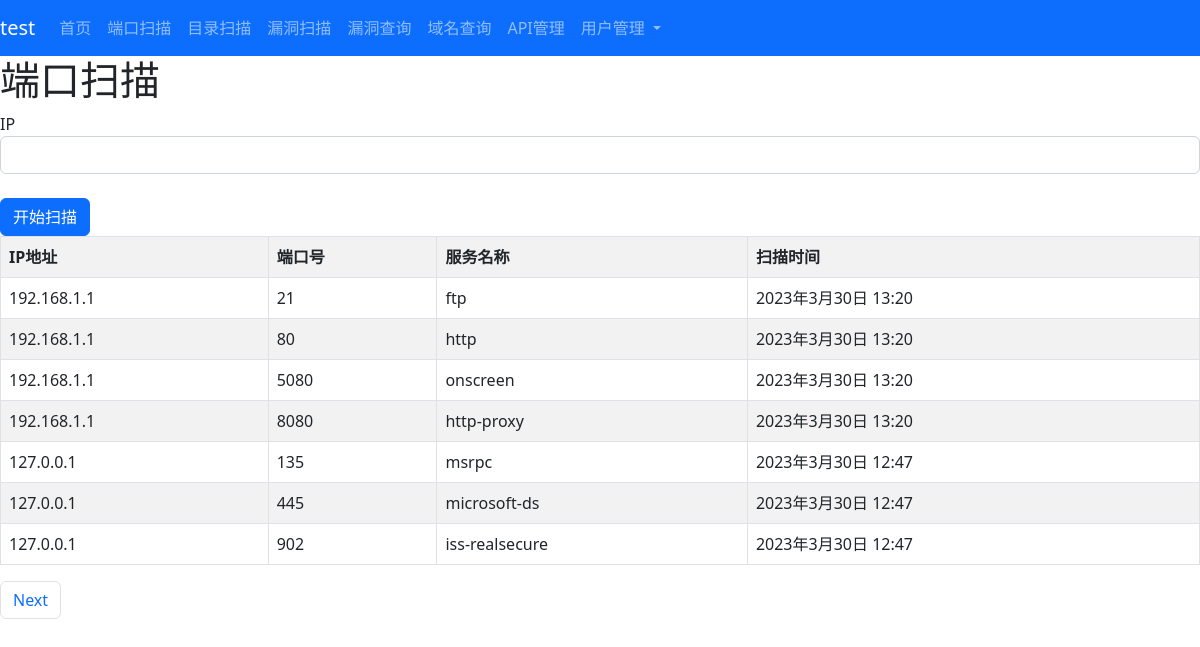
Page /port-scan/ (signed in) on the earlier database version.
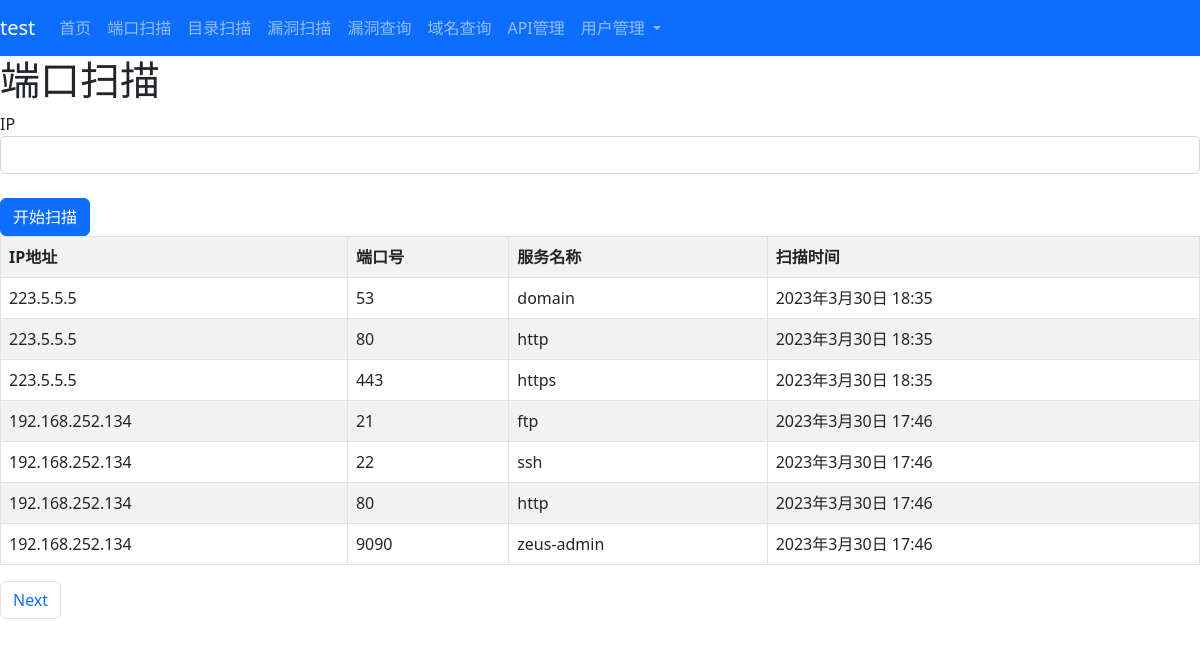
Same page on the later database version.
### portscan/models.py (models this page shows)
class Ports(models.Model):
    username = models.CharField(max_length=20)
    ip = models.GenericIPAddressField()
    portid = models.IntegerField()
    service = models.CharField(max_length=30,default='unknown')
    datetime = models.DateTimeField()

### portscan/views.py (the view, shortened to what this page needs)
# urls.py: path('port-scan/',portscan_views.scanner),
def scanner(request):
    if not request.session.get('is_login', None):
        return redirect('/')
    port_list = models.Ports.objects.filter(username=request.session['username']).order_by("-datetime")
    port_list = Paginator(port_list, 7)
    page = request.GET.get('page')
    port_list = port_list.get_page(page)
    return render(request,'port-scan.html',locals())

### templates/port-scan.html (shortened to what this page needs)
{%extends "base.html" %}
{% block mainbody %}
<h1>端口扫描</h1>
<div class="row">
    <div class="col p-6">
        <form action="/port-scan/" method="post">
        <label>IP</label>
        <input class="form-control"  type="text" name="ip"><br/>
        <input type="submit" value="开始扫描" class="btn btn-primary btn-block"/>
        </form>
    </div>
</div>
<div class="row">
    <div class="col p-6">
        <table class="table table-bordered table-striped">
            <tr>
                <th>IP地址</th>
                <th>端口号</th>
                <th>服务名称</th>
                <th>扫描时间</th>
            </tr>
            {% for result in port_list %}
            <tr>
                <td>{{ result.ip }}</td>
                <td>{{ result.portid }}</td>
                <td>{{ result.service }}</td>
                <td>{{ result.datetime }}</td>
            </tr>
            {% endfor %}
        </table>
        <ul class="pagination">
            {% if port_list.has_next %}
            <li class="page-item"><a class="page-link" href="/port-scan/?page={{ port_list.next_page_number }}">Next</a></li>
            {% endif %}
        </ul>
    </div>
</div>
{% endblock %}

Differences in the rows shown:
no longer on this page (row unchanged): Ports: ip "192.168.1.1", portid "21", service "ftp", datetime "2023年3月30日 13:20"
no longer on this page (row unchanged): Ports: ip "192.168.1.1", portid "80", service "http", datetime "2023年3月30日 13:20"
no longer on this page (row unchanged): Ports: ip "192.168.1.1", portid "5080", service "onscreen", datetime "2023年3月30日 13:20"
no longer on this page (row unchanged): Ports: ip "192.168.1.1", portid "8080", service "http-proxy", datetime "2023年3月30日 13:20"
no longer on this page (row unchanged): Ports: ip "127.0.0.1", portid "135", service "msrpc", datetime "2023年3月30日 12:47"
no longer on this page (row unchanged): Ports: ip "127.0.0.1", portid "445", service "microsoft-ds", datetime "2023年3月30日 12:47"
no longer on this page (row unchanged): Ports: ip "127.0.0.1", portid "902", service "iss-realsecure", datetime "2023年3月30日 12:47"
added Ports: ip "223.5.5.5", portid "53", service "domain", datetime "2023年3月30日 18:35"
added Ports: ip "223.5.5.5", portid "80", service "http", datetime "2023年3月30日 18:35"
added Ports: ip "223.5.5.5", portid "443", service "https", datetime "2023年3月30日 18:35"
added Ports: ip "192.168.252.134", portid "21", service "ftp", datetime "2023年3月30日 17:46"
added Ports: ip "192.168.252.134", portid "22", service "ssh", datetime "2023年3月30日 17:46"
added Ports: ip "192.168.252.134", portid "80", service "http", datetime "2023年3月30日 17:46"
added Ports: ip "192.168.252.134", portid "9090", service "zeus-admin", datetime "2023年3月30日 17:46"
